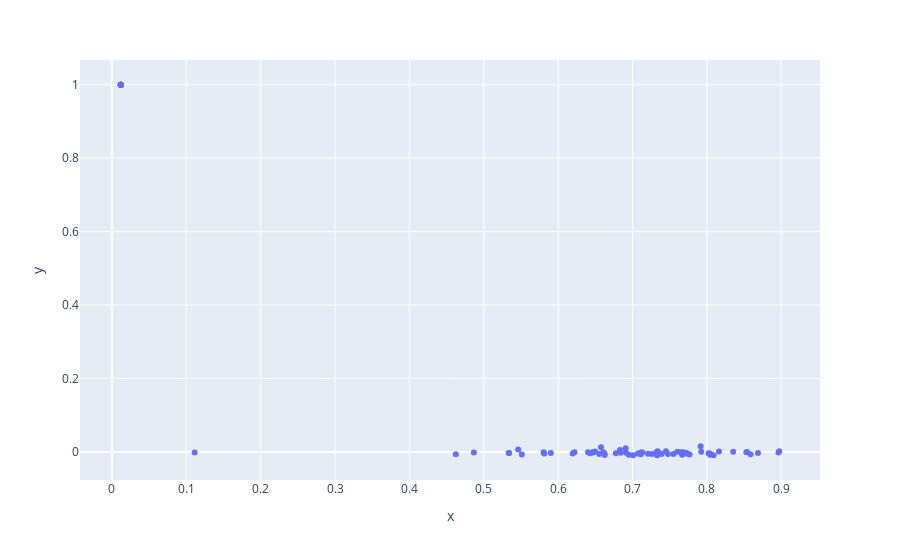

The notebook cell this image was saved under:
### Code cell
import plotly.express as px

px.scatter(x= projected_df.pc1, y = projected_df.pc2, hover_data=[projected_df.names])

### Figure 1 — Plotly figure (JSON) as saved in the notebook; plotly's stock layout.template omitted (floating-point values rounded to 4 significant figures)
{"data": [{"customdata": [["Mario Kart 8 Deluxe"], ["Animal Crossing: New Horizons"], ["Super Smash Bros. Ultimate"], ["The Legend of Zelda: Breath of the Wild"], ["Pokémon Sword and Shield"], ["Super Mario Odyssey"], ["Super Mario Party"], ["Pokémon Brilliant Diamond and Shining Pearl"], ["Ring Fit Adventure"], ["Pokémon: Let's Go, Pikachu! and Let's Go, Eevee!"], ["Pokémon Legends: Arceus"], ["New Super Mario Bros. U Deluxe"], ["Splatoon 2"], ["Luigi's Mansion 3"], ["Pokémon Scarlet and Violet"], ["Super Mario 3D World + Bowser's Fury"], ["Super Mario 3D All-Stars"], ["Mario Party Superstars"], ["Splatoon 3"], ["Super Mario Maker 2"], ["Monster Hunter Rise"], ["Nintendo Switch Sports"], ["The Legend of Zelda: Link's Awakening"], ["Kirby and the Forgotten Land"], ["Mario Tennis Aces"], ["Clubhouse Games: 51 Worldwide Classics"], ["Donkey Kong Country: Tropical Freeze"], ["Hyrule Warriors: Age of Calamity"], ["Kirby Star Allies"], ["The Legend of Zelda: Skyward Sword HD"], ["Fire Emblem: Three Houses"], ["1-2-Switch"], ["Momotaro Dentetsu: Showa, Heisei, Reiwa Mo Teiban!"], ["Paper Mario: The Origami King"], ["Minecraft"], ["Among Us"], ["Yoshi's Crafted World"], ["Metroid Dread"], ["New Pokémon Snap"], ["Arms"], ["Xenoblade Chronicles 2"], ["Mario Golf: Super Rush"], ["Pikmin 3 Deluxe"], ["Mario Strikers: Battle League"], ["Octopath Traveler"], ["Captain Toad: Treasure Tracker"], ["Dragon Ball FighterZ"], ["Mario + Rabbids Kingdom Battle"], ["Pokémon Mystery Dungeon: Rescue Team DX"], ["Taiko no Tatsujin: Drum 'n' Fun!"], ["Xenoblade Chronicles 3"], ["Miitopia"], ["Xenoblade Chronicles: Definitive Edition"], ["Big Brain Academy: Brain vs. Brain"], ["Mario Kart Live: Home Circuit"], ["Dragon Ball Xenoverse 2"], ["Pokkén Tournament DX"], ["Marvel Ultimate Alliance 3: The Black Order"], ["Nintendo Labo Toy-Con 01: Variety Kit"], ["Astral Chain"], ["WarioWare: Get It Together!"], ["Naruto Shippudden: Ultimate Ninja Storm Trilogy"], ["Dr Kawashima's Brain Training for Nintendo Switch"], ["Resident Evil: Revelations Collection"], ["Game Builder Garage"], ["Bayonetta 2"], ["Enter the Gungeon"], ["Fire Emblem Warriors: Three Hopes"], ["Fitness Boxing"], ["Fitness Boxing 2: Rhythm and Exercise"], ["Shin Megami Tensei V"], ["Story of Seasons: Pioneers of Olive Town"], ["Thief Simulator"]], "hovertemplate": "x=%{x}<br>y=%{y}<br>hover_data_0=%{customdata[0]}<extra></extra>", "legendgroup": "", "marker": {"color": "#636efa", "symbol": "circle"}, "mode": "markers", "name": "", "orientation": "v", "showlegend": false, "type": "scatter", "x": [0.7072, 0.8962, 0.854, 0.8972, 0.7718, 0.8587, 0.01191, 0.7008, 0.7668, 0.6623, 0.7678, 0.8045, 0.809, 0.6913, 0.7477, 0.5804, 0.01191, 0.6466, 0.7766, 0.733, 0.01191, 0.7669, 0.853, 0.6429, 0.6607, 0.739, 0.6466, 0.755, 0.7208, 0.8686, 0.8041, 0.7339, 0.1112, 0.8353, 0.7324, 0.01191, 0.7104, 0.01191, 0.6402, 0.6496, 0.8161, 0.6575, 0.6552, 0.7742, 0.7923, 0.7915, 0.01191, 0.6831, 0.6219, 0.4867, 0.8022, 0.7603, 0.5812, 0.5463, 0.6625, 0.5901, 0.7111, 0.7263, 0.6907, 0.7674, 0.7449, 0.01191, 0.765, 0.684, 0.6195, 0.01191, 0.713, 0.6949, 0.5338, 0.5338, 0.6776, 0.5511, 0.4624], "xaxis": "x", "y": [-0.004008, -0.001142, -0.0001713, 0.001919, -0.001789, -0.006464, 0.9999, -0.008875, -0.007334, -0.004042, -0.0005738, -0.004815, -0.008894, -0.002005, -0.0056, -0.001008, 0.9999, -0.0007368, -0.00653, -0.00883, 0.9999, -0.005191, -0.0008154, -0.003154, -0.00106, -0.005591, -0.001107, -0.005698, -0.004905, -0.002501, -0.007746, 0.00215, -0.001498, 0.0008484, -5.101e-05, 0.9999, -0.002414, 0.9999, -0.000965, 0.001232, 0.001106, 0.01257, -0.005646, -0.004657, 0.0008857, 0.01568, 0.9999, 0.005736, -0.0004869, -0.001614, -0.003757, 0.0009675, -0.003863, 0.006515, -0.008201, -0.002634, -0.006501, -0.005383, 0.009861, -0.002423, 0.001964, 0.9999, -0.0004106, -0.00184, -0.003983, 0.9999, -0.0009497, -0.007661, -0.00251, -0.00251, -0.003426, -0.00702, -0.00596], "yaxis": "y"}], "layout": {"legend": {"tracegroupgap": 0}, "margin": {"t": 60}, "xaxis": {"anchor": "y", "domain": [0, 1], "title": {"text": "x"}}, "yaxis": {"anchor": "x", "domain": [0, 1], "title": {"text": "y"}}}}
